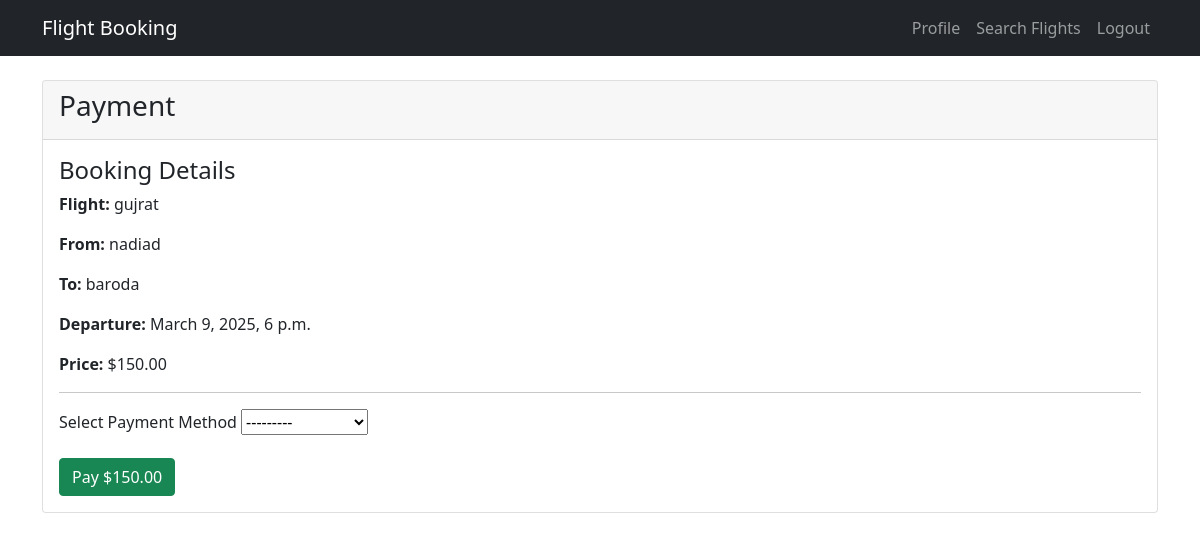
The page /payment/2/ (signed in) on the database its author committed.
### flight_booking/models.py (models this page shows, shortened)
class Booking(models.Model):
    STATUS_CHOICES = [
        ('confirmed', 'Confirmed'),
        ('cancelled', 'Cancelled'),
        ('pending', 'Pending'),
    ]
    PAYMENT_STATUS_CHOICES = [
        ('pending', 'Pending'),
        ('paid', 'Paid'),
        ('failed', 'Failed'),
    ]
    user = models.ForeignKey(AirlineUser, on_delete=models.CASCADE, related_name='bookings')
    flight = models.ForeignKey(Flight, on_delete=models.CASCADE, related_name='bookings')
    booking_date = models.DateTimeField(auto_now_add=True)
    seat_number = models.CharField(max_length=10)
    status = models.CharField(max_length=20, choices=STATUS_CHOICES, default='pending')
    payment_status = models.CharField(max_length=20, choices=PAYMENT_STATUS_CHOICES, default='pending')
    class Meta:
        unique_together = ('flight', 'seat_number')

class Flight(models.Model):
    airline = models.CharField(max_length=100)
    departure_city = models.CharField(max_length=100)
    arrival_city = models.CharField(max_length=100)
    departure_time = models.DateTimeField()
    arrival_time = models.DateTimeField()
    price = models.DecimalField(max_digits=10, decimal_places=2)
    total_seats = models.IntegerField(default=50)
    available_seats = models.IntegerField(default=0)

### flight_booking/views.py (the view)
# urls.py: path('payment/<int:booking_id>/', views.payment_view, name='payment'),
@login_required
def payment_view(request, booking_id):
    booking = get_object_or_404(Booking, id=booking_id, user=request.user)
    if request.method == 'POST':
        form = PaymentForm(request.POST)
        if form.is_valid():
            payment = form.save(commit=False)
            payment.booking = booking
            payment.user = request.user
            payment.amount = booking.flight.price
            payment.payment_status = 'completed'
            payment.save()
            booking.payment_status = 'paid'
            booking.status = 'confirmed'
            booking.save()
            return redirect('flight_booking:payment_success', booking_id=booking.id)
    else:
        form = PaymentForm()
    return render(request, 'payment.html', {'form': form, 'booking': booking})

### flight_booking/forms.py
class PaymentForm(forms.ModelForm):
    class Meta:
        model = Payment
        fields = ['payment_method']

### templates/payment.html (shortened to what this page needs)
{% extends 'base.html' %}
{% block content %}
<div class="card">
    <div class="card-header">
        <h3>Payment</h3>
    </div>
    <div class="card-body">
        <h4>Booking Details</h4>
        <p><strong>Flight:</strong> {{ booking.flight.airline }}</p>
        <p><strong>From:</strong> {{ booking.flight.departure_city }}</p>
        <p><strong>To:</strong> {{ booking.flight.arrival_city }}</p>
        <p><strong>Departure:</strong> {{ booking.flight.departure_time }}</p>
        <p><strong>Price:</strong> ${{ booking.flight.price }}</p>
        <hr>
        <form method="post">
            <div class="mb-3">
                <label class="form-label">Select Payment Method</label>
                {{ form.payment_method }}
            </div>
            <button type="submit" class="btn btn-success">Pay ${{ booking.flight.price }}</button>
        </form>
    </div>
</div>
{% endblock %}

### rows shown on the page
Booking: flight.airline "gujrat", flight.departure_city "nadiad", flight.arrival_city "baroda", flight.departure_time "March 9, 2025, 6 p.m.", flight.price "150.00"
